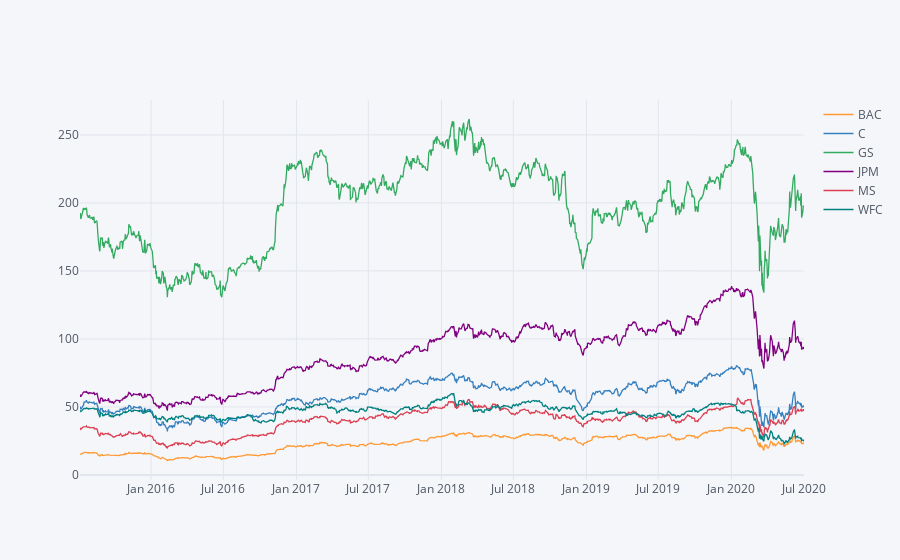

Here is the notebook cell this chart was saved with:
### Code cell
# plotly
bank_stocks.xs(key='Close',axis=1,level='Stock Info').iplot()

### Figure 1 — Plotly figure (JSON) as saved in the notebook; plotly's stock layout.template omitted (floating-point values rounded to 4 significant figures; data arrays with more than 128 entries replaced by an {"elided": "..."} marker saying what was removed)
{"data": [{"line": {"color": "rgba(255, 153, 51, 1.0)", "dash": "solid", "shape": "linear", "width": 1.3}, "mode": "lines", "name": "BAC", "text": "", "type": "scatter", "x": {"elided": "1259 str values"}, "y": {"elided": "1259 float values"}}, {"line": {"color": "rgba(55, 128, 191, 1.0)", "dash": "solid", "shape": "linear", "width": 1.3}, "mode": "lines", "name": "C", "text": "", "type": "scatter", "x": {"elided": "1259 str values"}, "y": {"elided": "1259 float values"}}, {"line": {"color": "rgba(50, 171, 96, 1.0)", "dash": "solid", "shape": "linear", "width": 1.3}, "mode": "lines", "name": "GS", "text": "", "type": "scatter", "x": {"elided": "1259 str values"}, "y": {"elided": "1259 float values"}}, {"line": {"color": "rgba(128, 0, 128, 1.0)", "dash": "solid", "shape": "linear", "width": 1.3}, "mode": "lines", "name": "JPM", "text": "", "type": "scatter", "x": {"elided": "1259 str values"}, "y": {"elided": "1259 float values"}}, {"line": {"color": "rgba(219, 64, 82, 1.0)", "dash": "solid", "shape": "linear", "width": 1.3}, "mode": "lines", "name": "MS", "text": "", "type": "scatter", "x": {"elided": "1259 str values"}, "y": {"elided": "1259 float values"}}, {"line": {"color": "rgba(0, 128, 128, 1.0)", "dash": "solid", "shape": "linear", "width": 1.3}, "mode": "lines", "name": "WFC", "text": "", "type": "scatter", "x": {"elided": "1259 str values"}, "y": {"elided": "1259 float values"}}], "layout": {"legend": {"bgcolor": "#F5F6F9", "font": {"color": "#4D5663"}}, "paper_bgcolor": "#F5F6F9", "plot_bgcolor": "#F5F6F9", "title": {"font": {"color": "#4D5663"}}, "xaxis": {"gridcolor": "#E1E5ED", "showgrid": true, "tickfont": {"color": "#4D5663"}, "title": {"font": {"color": "#4D5663"}, "text": ""}, "zerolinecolor": "#E1E5ED"}, "yaxis": {"gridcolor": "#E1E5ED", "showgrid": true, "tickfont": {"color": "#4D5663"}, "title": {"font": {"color": "#4D5663"}, "text": ""}, "zerolinecolor": "#E1E5ED"}}}
